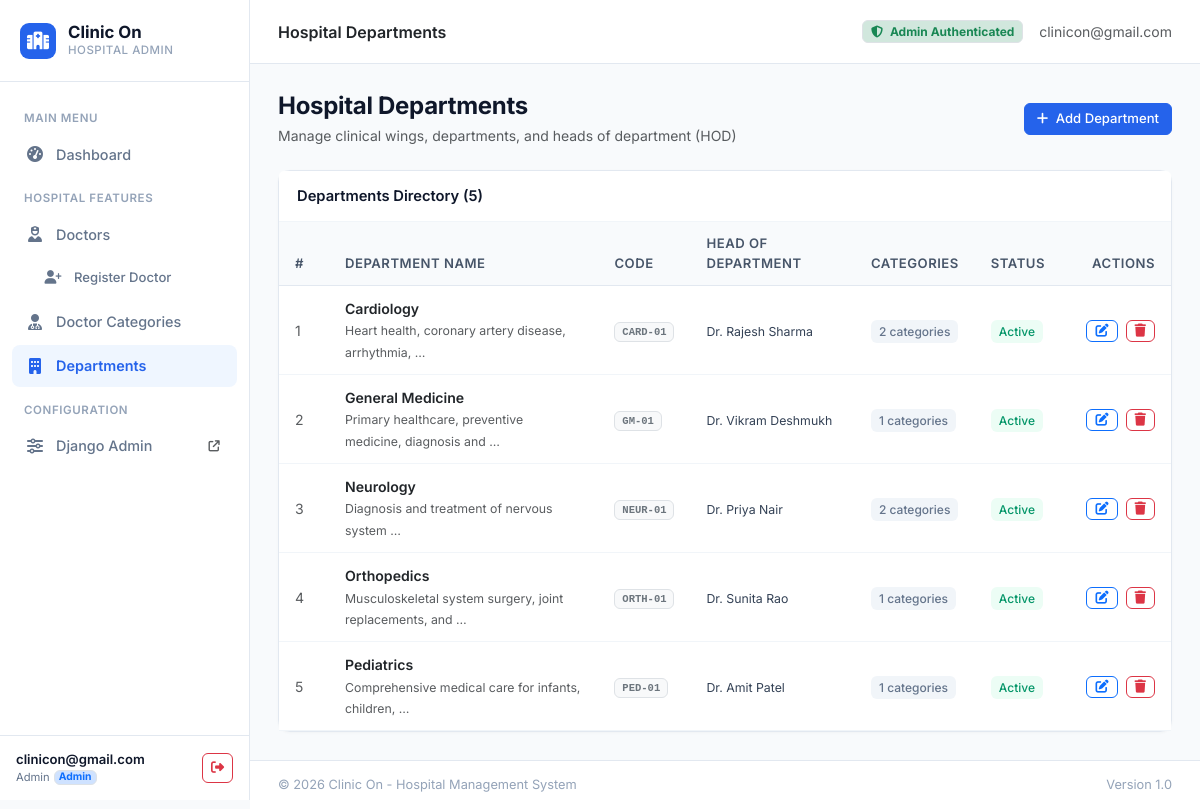
Screenshot of /departments/ (signed in) with the database file from the repository.
### hospital/models.py (models this page shows, shortened)
class CustomUser(AbstractUser):
    ROLE_CHOICES = (
        ('Admin', 'Administrator'),
        ('Doctor', 'Doctor'),
        ('Staff', 'Hospital Staff'),
    )
    username = models.CharField(max_length=150, unique=True, blank=True, null=True)
    email = models.EmailField(unique=True, verbose_name='Email Address')
    phone = models.CharField(max_length=20, blank=True, null=True, verbose_name='Phone Number')
    role = models.CharField(max_length=20, choices=ROLE_CHOICES, default='Admin')
    created_at = models.DateTimeField(auto_now_add=True)
    USERNAME_FIELD = 'email'
    REQUIRED_FIELDS = []
    objects = CustomUserManager()
    class Meta:
        verbose_name = 'User'
        verbose_name_plural = 'Users'

class Department(models.Model):
    name = models.CharField(max_length=100, unique=True, verbose_name='Department Name')
    code = models.CharField(max_length=20, unique=True, blank=True, null=True, verbose_name='Department Code')
    description = models.TextField(blank=True, null=True, verbose_name='Description')
    head_of_department = models.CharField(max_length=100, blank=True, null=True, verbose_name='Head of Department (HOD)')
    is_active = models.BooleanField(default=True, verbose_name='Active Status')
    created_at = models.DateTimeField(auto_now_add=True)
    updated_at = models.DateTimeField(auto_now=True)
    class Meta:
        verbose_name = 'Department'
        verbose_name_plural = 'Departments'
        ordering = ['name']

### hospital/views.py (the view)
# urls.py: path('departments/', views.department_list_view, name='department_list'),
@admin_required
def department_list_view(request):
    departments = Department.objects.annotate(doctor_count=Count('doctor_categories')).all()
    return render(request, 'hospital/department_list.html', {'departments': departments})

### hospital/views.py (called while the page is built)
def admin_required(view_func):
    @wraps(view_func)
    def _wrapped_view(request, *args, **kwargs):
        if not request.user.is_authenticated:
            return redirect(f"{reverse('login')}?next={request.path}")
        if not (request.user.is_superuser or request.user.is_staff or getattr(request.user, 'role', '') == 'Admin'):
            messages.error(request, "Access restricted: Administrator privileges are required to view this page.")
            return render(request, 'hospital/access_denied.html', {
                'title': 'Access Restricted',
                'user': request.user
            }, status=403)
        return view_func(request, *args, **kwargs)
    return _wrapped_view

### templates/hospital/department_list.html (shortened to what this page needs)
{% extends 'base.html' %}
{% block page_title %}Hospital Departments{% endblock %}
{% block content %}
<div class="d-flex flex-wrap justify-content-between align-items-center mb-4">
    <div>
        <h4 class="fw-bold mb-1" style="letter-spacing: -0.3px;">Hospital Departments</h4>
        <p class="text-muted small mb-0">Manage clinical wings, departments, and heads of department (HOD)</p>
    </div>
    <div>
        <a href="{% url 'department_add' %}" class="btn btn-primary btn-sm">
            <i class="fa-solid fa-plus me-1"></i> Add Department
        </a>
    </div>
</div>
<div class="card">
    <div class="card-header d-flex justify-content-between align-items-center">
        <span>Departments Directory ({{ departments|length }})</span>
    </div>
    <div class="card-body p-0">
        {% if departments %}
            <div class="table-responsive">
                <table class="table mb-0">
                    <thead>
                        <tr>
                            <th style="width: 50px;">#</th>
                            <th>Department Name</th>
                            <th>Code</th>
                            <th>Head of Department</th>
                            <th>Categories</th>
                            <th>Status</th>
                            <th class="text-end" style="width: 110px;">Actions</th>
                        </tr>
                    </thead>
                    <tbody>
                        {% for dept in departments %}
                            <tr>
                                <td class="text-muted small">{{ forloop.counter }}</td>
                                <td>
                                    <div class="fw-semibold text-dark">{{ dept.name }}</div>
                                    <small class="text-muted">{{ dept.description|truncatewords:6|default:"—" }}</small>
                                </td>
                                <td>
                                    <span class="badge bg-light text-secondary border font-monospace">{{ dept.code|default:"—" }}</span>
                                </td>
                                <td>
                                    <span class="small">{{ dept.head_of_department|default:"Not Assigned" }}</span>
                                </td>
                                <td>
                                    <span class="badge-soft-secondary">{{ dept.doctor_count }} categories</span>
                                </td>
                                <td>
                                    {% if dept.is_active %}
                                        <span class="badge-soft-success">Active</span>
                                    {% else %}
                                        <span class="badge-soft-secondary">Inactive</span>
                                    {% endif %}
                                </td>
                                <td class="text-end">
                                    <a href="{% url 'department_edit' dept.pk %}" class="btn btn-outline-primary btn-sm py-0 px-2" title="Edit">
                                        <i class="fa-solid fa-pen-to-square"></i>
                                    </a>
                                    <a href="{% url 'department_delete' dept.pk %}" class="btn btn-outline-danger btn-sm py-0 px-2 ms-1" title="Delete">
                                        <i class="fa-solid fa-trash"></i>
                                    </a>
                                </td>
                            </tr>
                        {% endfor %}
                    </tbody>
                </table>
            </div>
        {% else %}
            <div class="text-center py-5">
                <p class="text-muted small mb-2">No hospital departments created yet.</p>
                <a href="{% url 'department_add' %}" class="btn btn-primary btn-sm">Create Department</a>
            </div>
        {% endif %}
    </div>
</div>
{% endblock %}

### templates/base.html (shortened to what this page needs)
<!DOCTYPE html>
<html lang="en">
<head>
    <link href="https://cdn.jsdelivr.net/npm/bootstrap@5.3.3/dist/css/bootstrap.min.css" rel="stylesheet">
    <link rel="stylesheet" href="https://cdnjs.cloudflare.com/ajax/libs/font-awesome/6.5.2/css/all.min.css">
</head>
<body>
    <aside class="app-sidebar" id="appSidebar">
        <div class="sidebar-brand">
            <div class="brand-badge">
                <i class="fa-solid fa-hospital"></i>
            </div>
            <div>
                <div class="brand-text">Clinic On</div>
                <div class="brand-sub">Hospital Admin</div>
            </div>
        </div>
        <ul class="sidebar-nav">
            <li class="nav-label">Main Menu</li>
            <li>
                <a href="{% url 'dashboard' %}" class="sidebar-link {% if request.resolver_match.url_name == 'dashboard' %}active{% endif %}">
                    <i class="fa-solid fa-gauge-high"></i>
                    <span>Dashboard</span>
                </a>
            </li>
            <li class="nav-label">Hospital Features</li>
            <li>
                <a href="{% url 'doctor_list' %}" class="sidebar-link {% if 'doctor' in request.resolver_match.url_name and 'category' not in request.resolver_match.url_name %}active{% endif %}">
                    <i class="fa-solid fa-user-nurse"></i>
                    <span>Doctors</span>
                </a>
            </li>
            <li>
                <a href="{% url 'doctor_register' %}" class="sidebar-link {% if request.resolver_match.url_name == 'doctor_register' %}active{% endif %}" style="padding-left: 32px; font-size: 0.82rem;">
                    <i class="fa-solid fa-user-plus" style="font-size: 0.85rem;"></i>
                    <span>Register Doctor</span>
                </a>
            </li>
            <li>
                <a href="{% url 'category_list' %}" class="sidebar-link {% if 'category' in request.resolver_match.url_name %}active{% endif %}">
                    <i class="fa-solid fa-user-doctor"></i>
                    <span>Doctor Categories</span>
                </a>
            </li>
            <li>
                <a href="{% url 'department_list' %}" class="sidebar-link {% if 'department' in request.resolver_match.url_name %}active{% endif %}">
                    <i class="fa-solid fa-building"></i>
                    <span>Departments</span>
                </a>
            </li>
            <li class="nav-label">Configuration</li>
            <li>
                <a href="/django-admin/" target="_blank" class="sidebar-link">
                    <i class="fa-solid fa-sliders"></i>
                    <span>Django Admin</span>
                    <i class="fa-solid fa-arrow-up-right-from-square ms-auto text-muted" style="font-size: 0.7rem;"></i>
                </a>
            </li>
        </ul>
        <div class="sidebar-footer">
            <div class="user-pill">
                <div class="user-info">
                    <div class="user-name">{{ request.user.first_name|default:request.user.email }}</div>
                    <div class="user-role d-flex align-items-center gap-1">
                        <span>{{ request.user.role|default:"Administrator" }}</span>
                        {% if request.user.role == 'Admin' or request.user.is_superuser or request.user.is_staff %}
                            <span class="badge bg-primary-subtle text-primary border" style="font-size: 0.65rem; padding: 1px 4px;">Admin</span>
                        {% endif %}
                    </div>
                </div>
                <a href="{% url 'logout' %}" class="btn btn-outline-danger btn-sm p-1 px-2" title="Logout">
                    <i class="fa-solid fa-right-from-bracket"></i>
                </a>
            </div>
        </div>
    </aside>
    <div class="app-main">
        <header class="app-header">
            <div class="d-flex align-items-center gap-3">
                <div class="fw-semibold text-dark">
                    {% block page_title %}Dashboard{% endblock %}
                </div>
            </div>
            <div class="d-flex align-items-center gap-3">
                {% if request.user.role == 'Admin' or request.user.is_superuser or request.user.is_staff %}
                    <span class="badge bg-success-subtle text-success border small">
                        <i class="fa-solid fa-shield-halved me-1"></i> Admin Authenticated
                    </span>
                {% else %}
                    <span class="badge bg-secondary-subtle text-secondary border small">
                        Staff Access
                    </span>
                {% endif %}
                <span class="text-muted small d-none d-sm-inline">
                    {{ request.user.email }}
                </span>
            </div>
        </header>
        <main class="content-area">
            {% block content %}{% endblock %}
        </main>
        <footer class="footer d-flex justify-content-between align-items-center">
            <span>&copy; {% now "Y" %} Clinic On - Hospital Management System</span>
            <span>Version 1.0</span>
        </footer>
    </div>
</body>
</html>

### templates/base.html (style rules this page uses)
:root { --sidebar-width: 250px; --bg-page: #f8fafc; --bg-sidebar: #ffffff; --sidebar-border: #e2e8f0; --sidebar-text: #64748b; --sidebar-active-bg: #eff6ff; --sidebar-active-text: #2563eb; --primary: #2563eb; --text-main: #0f172a; --card-border: #e2e8f0; }
body { font-family: 'Inter', sans-serif; background-color: var(--bg-page); color: var(--text-main); min-height: 100vh; margin: 0; display: flex; }
.app-sidebar { width: var(--sidebar-width); background: var(--bg-sidebar); border-right: 1px solid var(--sidebar-border); height: 100vh; position: fixed; top: 0; left: 0; display: flex; flex-direction: column; z-index: 1000; transition: transform 0.25s ease; }
.sidebar-brand { padding: 22px 20px; display: flex; align-items: center; gap: 12px; border-bottom: 1px solid var(--sidebar-border); }
.brand-badge { width: 36px; height: 36px; border-radius: 9px; background-color: #2563eb; color: #ffffff; display: flex; align-items: center; justify-content: center; font-size: 1.1rem; }
.brand-text { font-size: 1.05rem; font-weight: 700; color: #0f172a; line-height: 1.2; }
.brand-sub { font-size: 0.72rem; color: #94a3b8; font-weight: 500; text-transform: uppercase; letter-spacing: 0.5px; }
.sidebar-nav { padding: 16px 12px; flex: 1; overflow-y: auto; list-style: none; margin: 0; }
.nav-label { font-size: 0.72rem; font-weight: 600; color: #94a3b8; text-transform: uppercase; letter-spacing: 0.6px; padding: 12px 12px 6px; }
.sidebar-link { display: flex; align-items: center; gap: 12px; padding: 10px 14px; color: var(--sidebar-text); text-decoration: none; font-weight: 500; font-size: 0.9rem; border-radius: 8px; margin-bottom: 3px; transition: all 0.15s ease; }
.sidebar-link.active { color: var(--sidebar-active-text); background-color: var(--sidebar-active-bg); font-weight: 600; }
.sidebar-link i { width: 18px; text-align: center; font-size: 1rem; }
.sidebar-footer { padding: 14px 16px; border-top: 1px solid var(--sidebar-border); background-color: #ffffff; }
.user-pill { display: flex; align-items: center; justify-content: space-between; gap: 10px; }
.user-info { overflow: hidden; }
.user-name { font-size: 0.82rem; font-weight: 600; color: #0f172a; white-space: nowrap; overflow: hidden; text-overflow: ellipsis; }
.user-role { font-size: 0.7rem; color: #64748b; }
.app-main { margin-left: var(--sidebar-width); flex: 1; min-height: 100vh; display: flex; flex-direction: column; width: calc(100% - var(--sidebar-width)); }
.app-header { height: 64px; background: #ffffff; border-bottom: 1px solid var(--card-border); display: flex; align-items: center; justify-content: space-between; padding: 0 28px; position: sticky; top: 0; z-index: 999; }
.content-area { padding: 28px; flex: 1; }
.card { border: 1px solid var(--card-border); border-radius: 12px; box-shadow: 0 1px 3px rgba(0, 0, 0, 0.03); background-color: #ffffff; }
.card-header { background-color: #ffffff; border-bottom: 1px solid #f1f5f9; font-weight: 600; padding: 14px 18px; font-size: 0.92rem; color: #0f172a; }
.table th { background-color: #f8fafc; color: #475569; font-weight: 600; font-size: 0.82rem; text-transform: uppercase; letter-spacing: 0.5px; border-top: none; border-bottom: 1px solid #e2e8f0; padding: 12px 16px; }
.table td { padding: 12px 16px; vertical-align: middle; font-size: 0.88rem; color: #334155; border-bottom: 1px solid #f1f5f9; }
.btn-sm { padding: 5px 12px; font-size: 0.82rem; border-radius: 6px; font-weight: 500; }
.btn-primary { background-color: #2563eb; border-color: #2563eb; }
.badge-soft-success { background-color: #ecfdf5; color: #059669; font-weight: 500; border-radius: 6px; padding: 4px 8px; font-size: 0.75rem; }
.badge-soft-secondary { background-color: #f1f5f9; color: #64748b; font-weight: 500; border-radius: 6px; padding: 4px 8px; font-size: 0.75rem; }
.footer { padding: 14px 28px; background: #ffffff; border-top: 1px solid var(--card-border); font-size: 0.8rem; color: #94a3b8; }

### rows the page displays
CustomUser: user.first_name "clinicon@gmail.com", user.role "Admin", user.email "clinicon@gmail.com"
Department: name "Cardiology", description "Heart health, coronary artery disease, arrhythmia, …", code "CARD-01", head_of_department "Dr. Rajesh Sharma", doctor_count "2", is_active "Active"
Department: name "General Medicine", description "Primary healthcare, preventive medicine, diagnosis and …", code "GM-01", head_of_department "Dr. Vikram Deshmukh", doctor_count "1", is_active "Active"
Department: name "Neurology", description "Diagnosis and treatment of nervous system …", code "NEUR-01", head_of_department "Dr. Priya Nair", doctor_count "2", is_active "Active"
Department: name "Orthopedics", description "Musculoskeletal system surgery, joint replacements, and …", code "ORTH-01", head_of_department "Dr. Sunita Rao", doctor_count "1", is_active "Active"
Department: name "Pediatrics", description "Comprehensive medical care for infants, children, …", code "PED-01", head_of_department "Dr. Amit Patel", doctor_count "1", is_active "Active"

### other values shown
{{ departments|length }} "5"
